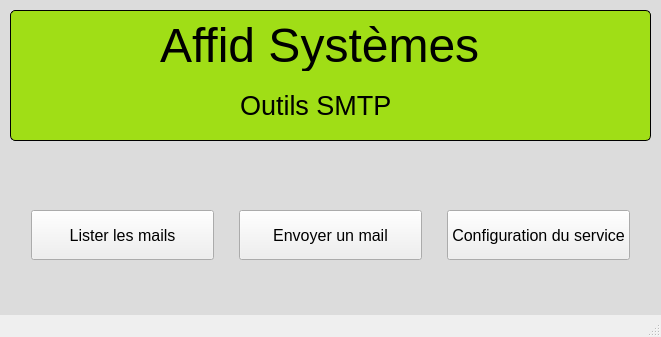
<?xml version="1.0" encoding="UTF-8"?>
<ui version="4.0">
 <class>MainWindow</class>
 <widget class="QMainWindow" name="MainWindow">
  <property name="geometry">
   <rect>
    <x>0</x>
    <y>0</y>
    <width>661</width>
    <height>337</height>
   </rect>
  </property>
  <property name="windowTitle">
   <string>MainWindow</string>
  </property>
  <property name="styleSheet">
   <string notr="true">QGroupBox
{
	background: rgb(160,222,22);
	border:1px solid;
	border-radius:5px;
}
QWidget #centralWidget
{
	background: rgb(220,220,220);
}</string>
  </property>
  <widget class="QWidget" name="centralWidget">
   <widget class="QGroupBox" name="groupBox">
    <property name="geometry">
     <rect>
      <x>10</x>
      <y>10</y>
      <width>641</width>
      <height>131</height>
     </rect>
    </property>
    <property name="styleSheet">
     <string notr="true"/>
    </property>
    <property name="title">
     <string/>
    </property>
    <widget class="QLabel" name="label">
     <property name="geometry">
      <rect>
       <x>150</x>
       <y>10</y>
       <width>331</width>
       <height>51</height>
      </rect>
     </property>
     <property name="font">
      <font>
       <pointsize>36</pointsize>
      </font>
     </property>
     <property name="text">
      <string>Affid Systèmes</string>
     </property>
    </widget>
    <widget class="QLabel" name="label_2">
     <property name="geometry">
      <rect>
       <x>230</x>
       <y>80</y>
       <width>161</width>
       <height>31</height>
      </rect>
     </property>
     <property name="font">
      <font>
       <pointsize>20</pointsize>
      </font>
     </property>
     <property name="autoFillBackground">
      <bool>false</bool>
     </property>
     <property name="text">
      <string>Outils SMTP</string>
     </property>
    </widget>
   </widget>
   <widget class="QWidget" name="horizontalLayoutWidget">
    <property name="geometry">
     <rect>
      <x>20</x>
      <y>170</y>
      <width>621</width>
      <height>131</height>
     </rect>
    </property>
    <layout class="QHBoxLayout" name="horizontalLayout">
     <property name="spacing">
      <number>25</number>
     </property>
     <item>
      <widget class="QPushButton" name="lister">
       <property name="minimumSize">
        <size>
         <width>0</width>
         <height>50</height>
        </size>
       </property>
       <property name="font">
        <font>
         <pointsize>12</pointsize>
        </font>
       </property>
       <property name="text">
        <string>Lister les mails</string>
       </property>
      </widget>
     </item>
     <item>
      <widget class="QPushButton" name="envoyer">
       <property name="minimumSize">
        <size>
         <width>0</width>
         <height>50</height>
        </size>
       </property>
       <property name="font">
        <font>
         <pointsize>12</pointsize>
        </font>
       </property>
       <property name="text">
        <string>Envoyer un mail</string>
       </property>
      </widget>
     </item>
     <item>
      <widget class="QPushButton" name="configurer">
       <property name="minimumSize">
        <size>
         <width>0</width>
         <height>50</height>
        </size>
       </property>
       <property name="font">
        <font>
         <pointsize>12</pointsize>
        </font>
       </property>
       <property name="text">
        <string>Configuration du service</string>
       </property>
      </widget>
     </item>
    </layout>
   </widget>
  </widget>
  <widget class="QStatusBar" name="statusBar"/>
 </widget>
 <layoutdefault spacing="6" margin="11"/>
 <resources/>
 <connections/>
</ui>
